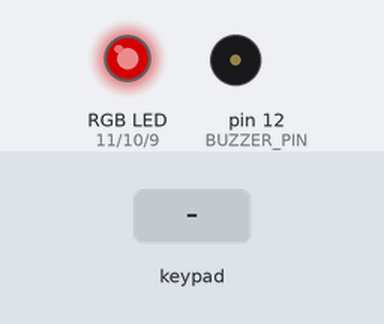
A sketch run on a simulated Arduino Uno, built with avr-gcc and run on an emulated ATmega328P. Shown: an RGB LED mixed from three pins (HIGH = lit), buzzer (waves = sounding). Dashed ring = blinking. Inputs (shaded band) come from the test bench. Dim RGB values are drawn brighter than linear; what the sketch prints to the serial monitor is not drawn.

Above: at 1.2 s.
1.3 s: key '*' pressed
At 2.1 s:
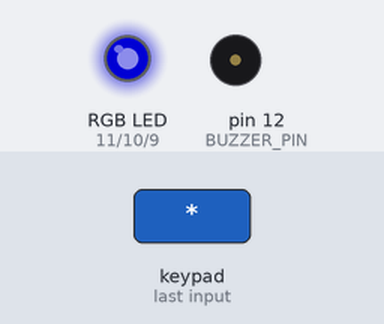
3.0 s: keypad keys 0 0 0 0 pressed 0.4 s apart
At 6.0 s:
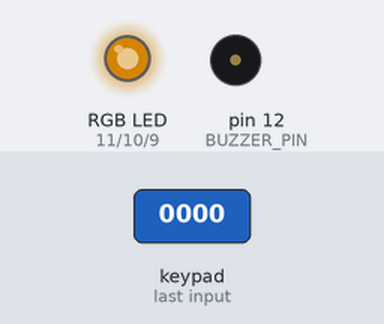
6.4 s: keypad keys 0 0 0 0 # pressed 0.4 s apart
At 8.1 s:
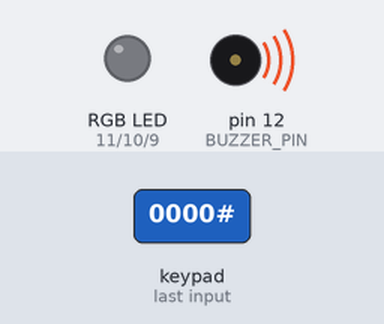
9.9 s: keypad keys 5 4 3 2 pressed 0.4 s apart
At 10.2 s:
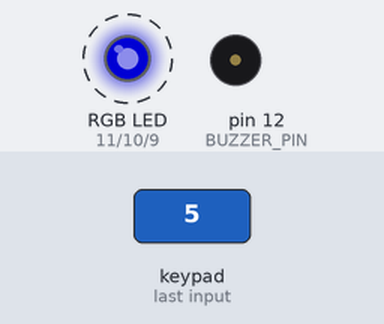
13.3 s: key '#' pressed
At 14.0 s:
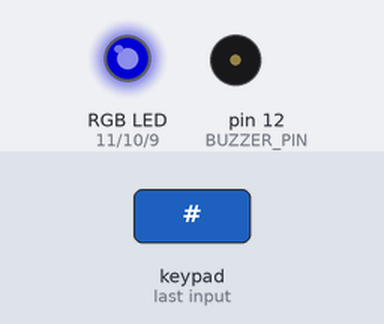
Timing chart, 0 to 16.0 s (numbered marks = the images above; inputs shaded):
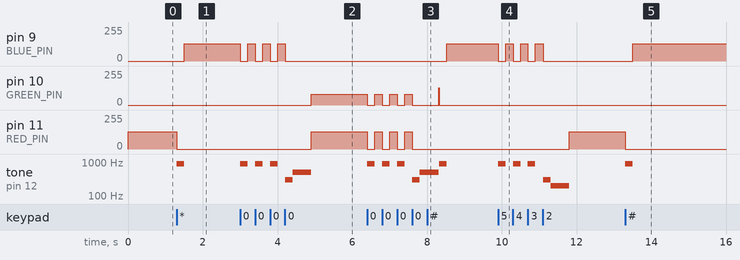

The sketch:

sketch_feb2_day14.ino
```cpp
/*
 * 30 Days - Lost in Space
 * Day 14 - Advanced Security Panel
 *
 * Learn more at https://inventr.io/adventure
 *
 * Time to enhance our security system, taking it from functional to fabulous.  We'll
 * add in our RGB LED to give us visual feedback and also expand the tones that play
 * to give us audible feedback as you enter your PIN.
 *
 * IMPORTANT NOTE: The wiring for this sketch builds on the Day 13 wiring. But the
 *                 addition of the RGB LED requires us to MOVE some of the Day 13
 *                 wires.  This is because the RGB LED only works when connected to
 *                 pins that support Pulse Width Modulation (PWM).  HERO pins that
 *                 support PWM have a tilde ('~') preceeding their pin numbers.
 *
 *                 If you look at the Day 13 diagrams you see that we used PWM pins
 *                 for the keypad and buzzer, leaving only one available.  Pins 12
 *                 and 13 are still available so we'll move the wires on pins 9 and 10
 *                 (PWM pins) to 12 and 13.
 *
 *                 Pin 13 is also used while the Arduino IDE is uploading sketches, and
 *                 if you connect the buzzer to THAT pin you get noise every time you
 *                 upload a new sketch (try it!).  So the buzzer will now be on pin 12
 *                 and the keypad wire on pin 9 will move to pin 13.
 *
 *                 Because we used constants, we only need to make two small changes
 *                 from the Day 13 sketch instead of hunting down and changing each use.
 *
 * Alex Eschenauer
 * David Schmidt
 * Greg Lyzenga
 */

/*
 * Arduino concepts introduced/documented in this lesson.
 * - complex logic with multiple devices
 *
 * Parts and electronics concepts introduced in this lesson.
 * - Changing wiring when particular pins (PWM) are required for added components.
 * - Tone() and PWM analogWrite() cannot both operate at the same time.
 */

// Explicitly include Arduino.h
#include "Arduino.h"

// Include Keypad library
#include <Keypad.h>

// Our HERO keypad has 4 rows, each with 4 columns.
const byte ROWS = 4;
const byte COLS = 4;

const byte BUZZER_PIN = 12;  // NOTE that pin 12 drives the buzzer now

// Define row and column pins connected to the keypad
const byte ROW_PINS[ROWS] = { 5, 4, 3, 2 };
const byte COL_PINS[COLS] = { 6, 7, 8, 13 };  // NOTE wire moved from Day 13's sketch to pin 13

// Define what characters will be returned by each button
const char BUTTONS[ROWS][COLS] = {
  { '1', '2', '3', 'A' },
  { '4', '5', '6', 'B' },
  { '7', '8', '9', 'C' },
  { '*', '0', '#', 'D' }
};

// Create our keypad object from the keypad configuration above
Keypad heroKeypad = Keypad(makeKeymap(BUTTONS), ROW_PINS, COL_PINS, ROWS, COLS);

const byte PIN_LENGTH = 4;                           // PIN code is 4 button presses
char password[PIN_LENGTH] = { '0', '0', '0', '0' };  // Initial password is four zeros.

const byte RED_PIN = 11;    // PWM pin controlling the red leg of our RGB LED
const byte GREEN_PIN = 10;  // PWM pin ccontrolling the green leg of our RGB LED
const byte BLUE_PIN = 9;    // PWM pin ccontrolling the blue leg of our RGB LED

void setup() {
  pinMode(RED_PIN, OUTPUT);
  pinMode(GREEN_PIN, OUTPUT);
  pinMode(BLUE_PIN, OUTPUT);

  // Since we start out "locked", we initially display a red color.
  displayColor(128, 0, 0);

  Serial.begin(9600);  // Begin monitoring via the serial monitor
  Serial.println("Press * to set new password or # to access the system.");
}

void loop() {
  char button_character = heroKeypad.getKey();  // Wait for a button press and save character

  // The '#' button unlocks our console
  if (button_character == '#') {          // Button to access system
    giveInputFeedback();                  // Short beep with blue light
    bool access_allowed = validatePIN();  // Have user enter PIN to allow access

    if (access_allowed) {
      Serial.println("Welcome, authorized user. You may now begin using the system.");
    } else {
      Serial.println("Access Denied.");
      Serial.println("\nPress * to enter new PIN or # to access the system.");
    }
  }

  // The '*' allows the user to enter a new PIN after entering current PIN for security
  if (button_character == '*') {          // Button to change password
    giveInputFeedback();                  // Short beep with blue light
    bool access_allowed = validatePIN();  // Have user enter PIN to allow access

    if (access_allowed) {
      displayColor(128, 80, 0);  // Display yellow LED while entering a NEW PIN
      Serial.println("Welcome, authorized user. Please Enter a new password: ");

      // Use a for() loop that runs once for each PIN character.  Each character read
      // replaces a character in our original PIN.
      for (int i = 0; i < PIN_LENGTH; i++) {
        password[i] = heroKeypad.waitForKey();  // replace PIN character with new character
        // NOTE: After the LAST button press we will give Success feedback, but up to the
        //       last character we simply give input feedback.  Since Array indices start
        //       at 0, this if() statement will be true for all but the LAST character of
        //       the new PIN.
        if (i < (PIN_LENGTH - 1)) {
          giveInputFeedback();
          displayColor(128, 80, 0);  // override color
        }

        Serial.print("*");
      }

      Serial.println();  // add new line after last asterisk so next message is on next line
      Serial.println("PIN Successfully Changed!");
      giveSuccessFeedback();  // TADA sound and green light for successful PIN change
    } else {
      Serial.println("Access Denied. Cannot change PIN without entering current PIN first.");
      Serial.println("\nPress * to enter new PIN or # to access the system.");
    }
  }
}

// Enter PIN and return false for bad PIN or true for good PIN
bool validatePIN() {
  Serial.println("Enter PIN to continue.");

  int incorrectCount = 0;

  for (int i = 0; i < PIN_LENGTH; i++) {
    char button_character = heroKeypad.waitForKey();

    // if (password[i] != button_character) {
    //   giveErrorFeedback();  // Error sound and red light
    //   Serial.println();     // start next message on new line
    //   Serial.print("WRONG PIN DIGIT: ");
    //   Serial.println(button_character);
    //   return false;  // return false and exit function
    // }
    if (password[i] != button_character) {
      incorrectCount++;
      // return false;  // return false and exit function
    }
    // Give normal input feedback for all but the LAST character
    if (i < (PIN_LENGTH - 1)) {
      giveInputFeedback();  // Short beep and blue LED
    }
    Serial.print("*");
  }

  if (incorrectCount > 0) {
    giveErrorFeedback();
    Serial.println("\nWrong PIN!");
    return false;
  }

  giveSuccessFeedback();  // PIN matched - TADA! sound with green LED
  Serial.println();       // add new line after last asterisk so next message is on next line
  Serial.println("Device Successfully Unlocked!");
  return true;
}

// Display a color by providing Red, Green and Blue intensities (0-255)
void displayColor(byte red_intensity, byte green_intensity, byte blue_intensity) {
  analogWrite(RED_PIN, red_intensity);      // Set red LED intensity using PWM
  analogWrite(GREEN_PIN, green_intensity);  // Set green LED intensity using PWM
  analogWrite(BLUE_PIN, blue_intensity);    // Set blue LED intensity using PWM
}

/*
 * NOTE:
 * Both the PWM functions and tone() functions use some of the same HERO hardware
 * for their functions.  If the RGB LED is on while a tone is played it will flicker
 * or diplay other colors.  Because of this, we turn off the LED while a tone is
 * being played and restore it immediately afterwards.
 */

// A recognized button was pressed.  Give short beep and blue LED
void giveInputFeedback() {
  displayColor(0, 0, 0);  // Turn off LED while playing tone
  tone(BUZZER_PIN, 880, 200);
  delay(200);               // Delay while tone is playing because tone() returns immediately
  displayColor(0, 0, 128);  // Restore blue LED
}

// A matching PIN has been entered or a new PIN has been accepted.
// Play TADA! sound and display green LED
void giveSuccessFeedback() {
  displayColor(0, 0, 0);  // Turn off LED while playing tone
  tone(BUZZER_PIN, 300, 200);
  delay(200);  // Delay while tone is playing because tone() returns immediately

  tone(BUZZER_PIN, 500, 500);
  delay(500);  // Delay while tone is playing because tone() returns immediately
  displayColor(0, 128, 0); // Display green LED
}

// Bad PIN entered.  Play descending tone and display red LED
void giveErrorFeedback() {
  displayColor(0, 0, 0);  // Turn off LED while playing tone
  tone(BUZZER_PIN, 300, 200);
  delay(200);  // Delay while tone is playing because tone() returns immediately

  tone(BUZZER_PIN, 200, 500);  // Frequency = 200Hz, Duration = 200ms
  delay(500);  // Delay while tone is playing because tone() returns immediately
  displayColor(128, 0, 0);  // Display red LED
}
```

Measured:
- after the input at 1.3 s, pin 9 (BLUE_PIN): 0/255 → 128/255 after 0.20 s; pin 11 (RED_PIN): 128/255 → 0/255 at once; tone on pin 12 (BUZZER_PIN): silent → 880 Hz at once, → silent 0.20 s later
- after the input at 3.0 s, pin 9 (BLUE_PIN): alternates 128/255 for 0.20 s and 0/255 for 0.20 s, 7 changes in all, then stays 0/255, starting at once; pin 10 (GREEN_PIN): 0/255 → 80/255 after 1.9 s
- after the input at 6.4 s, pin 9 (BLUE_PIN): 0/255 → 128/255 after 2.1 s; pin 10 (GREEN_PIN): 80/255 → 0/255 at once, → 80/255 0.20 s later, → 0/255 0.20 s later, → 80/255 0.20 s later, … (9 changes in this stretch)
- after the input at 9.9 s, pin 9 (BLUE_PIN): alternates 128/255 for 0.20 s and 0/255 for 0.20 s, 7 changes in all, then stays 0/255, starting at once; pin 11 (RED_PIN): 0/255 → 128/255 after 1.9 s; tone on pin 12 (BUZZER_PIN): plays 880 Hz for 0.20 s, 880 Hz for 0.20 s, 880 Hz for 0.20 s, 300 Hz for 0.20 s, 200 Hz for 0.50 s, starting at once
- after the input at 13.3 s, pin 9 (BLUE_PIN): 0/255 → 128/255 after 0.21 s; pin 11 (RED_PIN): 128/255 → 0/255 at once; tone on pin 12 (BUZZER_PIN): silent → 880 Hz at once, → silent 0.20 s later
